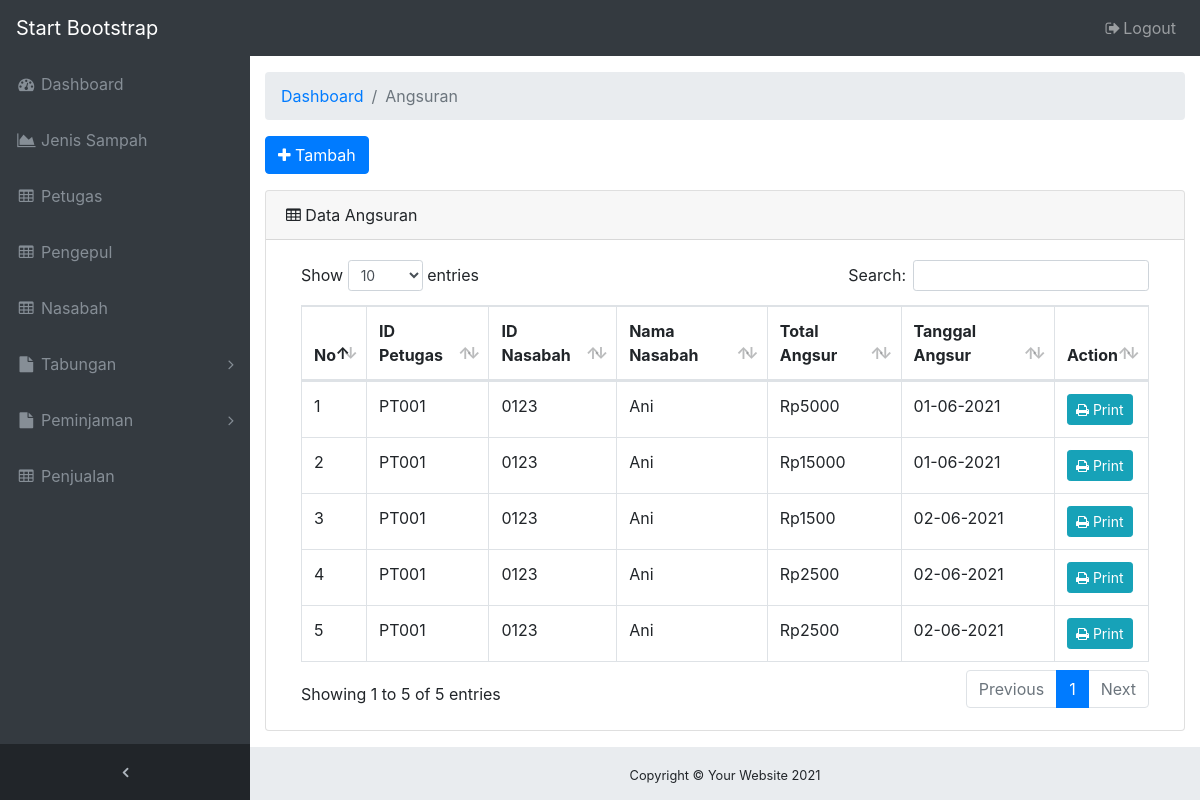
Before: /ADMIN/menu-angsuran.php (signed in) with the older database file.
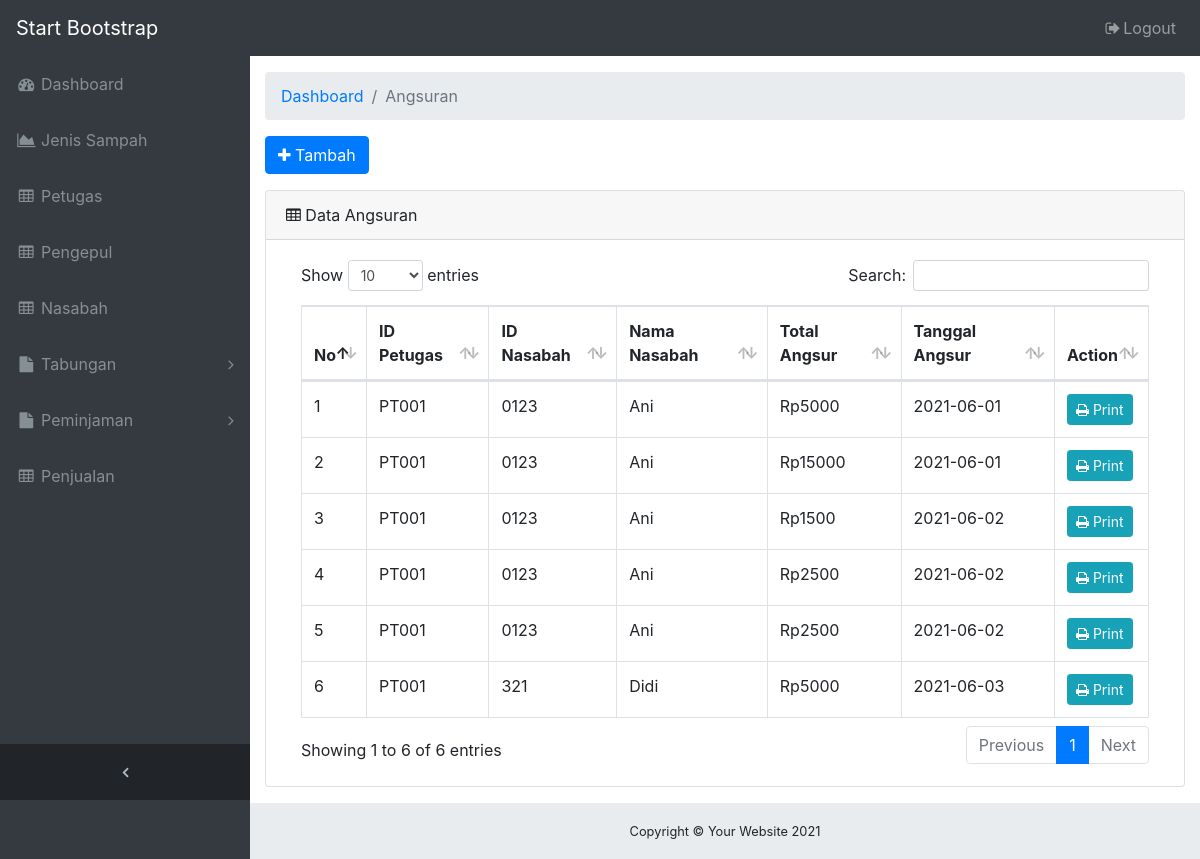
After: the same page with the newer database file.
### tables this page shows
CREATE TABLE `tb_angsuran` (
  `id_angsur` varchar(10) NOT NULL,
  `id_petugas` varchar(10) NOT NULL,
  `id_nasabah` varchar(20) NOT NULL,
  `id_jenis` varchar(10) NOT NULL,
  `berat_angsur` int(11) NOT NULL,
  `total_angsur` int(11) NOT NULL,
  `tanggal_angsur` date NOT NULL
);

CREATE TABLE `tb_nasabah` (
  `id_nasabah` varchar(20) NOT NULL,
  `nama_nasabah` varchar(50) NOT NULL,
  `jk_nasabah` varchar(10) NOT NULL,
  `alamat_nasabah` varchar(50) NOT NULL,
  `telp_nasabah` varchar(15) NOT NULL,
  `pekerjaan_nasabah` varchar(15) NOT NULL,
  `tgl_daftar` date NOT NULL,
  `norek_nasabah` varchar(20) NOT NULL,
  `saldo_nasabah` int(11) NOT NULL,
  `pinjaman_nasabah` int(11) NOT NULL
);

### ADMIN/menu-angsuran.php (the view, shortened to what this page needs)
<!DOCTYPE html>
<html lang="en">
<head>
  <link href="vendor/bootstrap/css/bootstrap.min.css" rel="stylesheet">
  <link href="vendor/font-awesome/css/font-awesome.min.css" rel="stylesheet" type="text/css">
  <link href="vendor/datatables/dataTables.bootstrap4.css" rel="stylesheet">
  <link href="css/sb-admin.css" rel="stylesheet">
  <?php include 'navbar.php'; ?>
</head>
<body class="fixed-nav sticky-footer bg-dark" id="page-top">
  <div class="content-wrapper">
    <div class="container-fluid">
      <ol class="breadcrumb">
        <li class="breadcrumb-item">
          <a href="#">Dashboard</a>
        </li>
        <li class="breadcrumb-item active">Angsuran</li>
      </ol>
      <div class="form-group">
        <a href="form-tambah-angsuran.php" class="btn btn-primary"><i class="fa fa-plus"></i> Tambah</a>
      </div>
      <div class="card mb-3">
        <div class="card-header">
          <i class="fa fa-table"></i> Data Angsuran</div>
        <div class="card-body">
          <div class="table-responsive">
            <table class="table table-bordered" id="dataTable" width="100%" cellspacing="0">
              <thead>
                <tr>
                  <th>No</th>
                  <th>ID Petugas</th>
                  <th>ID Nasabah</th>
                  <th>Nama Nasabah</th>
                  <th>Total Angsur</th>
                  <th>Tanggal Angsur</th>
                  <th>Action</th>
                </tr>
              </thead>
              <tbody>
                <?php
                include('koneksi_db.php');
                $result = mysqli_query($koneksi,"SELECT a.id_angsur, a.id_petugas, a.id_nasabah, n.nama_nasabah, a.total_angsur, a.tanggal_angsur
                  FROM tb_angsuran a INNER JOIN tb_nasabah n
                  WHERE a.id_nasabah = n.id_nasabah");
                $nomor = 1;
                ?>
                <?php
                  while($data = mysqli_fetch_array($result)) {
                    echo "<tr>";
                    echo "<td>".$nomor++."</td>";
                    echo "<td>".$data['id_petugas']."</td>";
                    echo "<td>".$data['id_nasabah']."</td>";
                    echo "<td>".$data['nama_nasabah']."</td>";
                    echo "<td>Rp".$data['total_angsur']."</td>";
                    echo "<td>".$data['tanggal_angsur']."</td>";
                    echo "<td>
                          <a href='print-struk-angsuran.php?id=".$data['id_angsur']."' class='btn btn-info btn-sm'><i class='fa fa-print'></i> Print</a>
                          </td>";
                    echo "</tr>";
                  }
                 ?>
              </tbody>
            </table>
          </div>
        </div>
      </div>
    </div>
    <?php include 'footer.php'; ?>
  </div>
</body>
</html>

### ADMIN/navbar.php (shortened to what this page needs)
<nav class="navbar navbar-expand-lg navbar-dark bg-dark fixed-top" id="mainNav">
  <a class="navbar-brand" href="index.php">Start Bootstrap</a>
  <div class="collapse navbar-collapse" id="navbarResponsive">
    <ul class="navbar-nav navbar-sidenav" id="exampleAccordion">
      <li class="nav-item" data-toggle="tooltip" data-placement="right" title="Dashboard">
        <a class="nav-link" href="index.php">
          <i class="fa fa-fw fa-dashboard"></i>
          <span class="nav-link-text">Dashboard</span>
        </a>
      </li>
      <li class="nav-item" data-toggle="tooltip" data-placement="right" title="Jenis Sampah">
        <a class="nav-link" href="menu-jenis-sampah.php">
          <i class="fa fa-fw fa-area-chart"></i>
          <span class="nav-link-text">Jenis Sampah</span>
        </a>
      </li>
      <li class="nav-item" data-toggle="tooltip" data-placement="right" title="Petugas">
        <a class="nav-link" href="menu-petugas.php">
          <i class="fa fa-fw fa-table"></i>
          <span class="nav-link-text">Petugas</span>
        </a>
      </li>
      <li class="nav-item" data-toggle="tooltip" data-placement="right" title="Pengepul">
        <a class="nav-link" href="menu-pengepul.php">
          <i class="fa fa-fw fa-table"></i>
          <span class="nav-link-text">Pengepul</span>
        </a>
      </li>
      <li class="nav-item" data-toggle="tooltip" data-placement="right" title="Nasabah">
        <a class="nav-link" href="menu-nasabah.php">
          <i class="fa fa-fw fa-table"></i>
          <span class="nav-link-text">Nasabah</span>
        </a>
      </li>
      <li class="nav-item" data-toggle="tooltip" data-placement="right" title="Tabungan">
        <a class="nav-link nav-link-collapse collapsed" data-toggle="collapse" href="#collapseComponents" data-parent="#exampleAccordion">
          <i class="fa fa-fw fa-file"></i>
          <span class="nav-link-text">Tabungan</span>
        </a>
      </li>
      <li class="nav-item" data-toggle="tooltip" data-placement="right" title="Peminjaman">
        <a class="nav-link nav-link-collapse collapsed" data-toggle="collapse" href="#collapseExamplePages" data-parent="#exampleAccordion">
          <i class="fa fa-fw fa-file"></i>
          <span class="nav-link-text">Peminjaman</span>
        </a>
      </li>
      <li class="nav-item" data-toggle="tooltip" data-placement="right" title="Penjualan">
        <a class="nav-link" href="menu-penjualan.php">
          <i class="fa fa-fw fa-table"></i>
          <span class="nav-link-text">Penjualan</span>
        </a>
      </li>
    </ul>
    <ul class="navbar-nav sidenav-toggler">
      <li class="nav-item">
        <a class="nav-link text-center" id="sidenavToggler">
          <i class="fa fa-fw fa-angle-left"></i>
        </a>
      </li>
    </ul>
    <ul class="navbar-nav ml-auto">
      <li class="nav-item">
        <a class="nav-link" data-toggle="modal" data-target="#exampleModal">
          <i class="fa fa-fw fa-sign-out"></i>Logout</a>
      </li>
    </ul>
  </div>
</nav>

### ADMIN/footer.php
<footer class="sticky-footer">
      <div class="container">
        <div class="text-center">
          <small>Copyright © Your Website 2021</small>
        </div>
      </div>
    </footer>

### ADMIN/css/sb-admin.css (style rules this page uses)
html { position: relative; min-height: 100%; }
body { overflow-x: hidden; }
body.sticky-footer { margin-bottom: 56px; }
body.sticky-footer .content-wrapper { min-height: calc(100vh - 56px - 56px); }
body.fixed-nav { padding-top: 56px; }
.content-wrapper { min-height: calc(100vh - 56px); padding-top: 1rem; }
#mainNav .navbar-collapse { overflow: auto; max-height: 75vh; }
#mainNav .navbar-collapse .navbar-nav .nav-item .nav-link { cursor: pointer; }
#mainNav .navbar-collapse .navbar-sidenav .nav-link-collapse:after { float: right; content: '\f107'; font-family: 'FontAwesome'; }
#mainNav .navbar-collapse .navbar-sidenav .nav-link-collapse.collapsed:after { content: '\f105'; }
#mainNav .navbar-collapse .sidenav-toggler { display: none; }
@media (min-width: 992px) { #mainNav .navbar-brand { width: 250px; } }
@media (min-width: 992px) { #mainNav .navbar-collapse { overflow: visible; max-height: none; } }
@media (min-width: 992px) { #mainNav .navbar-collapse .navbar-sidenav { position: absolute; top: 0; left: 0; -webkit-flex-direction: column; -ms-flex-direction: column; flex-direction: column; margin-top: 56px; } }
@media (min-width: 992px) { #mainNav .navbar-collapse .navbar-sidenav > .nav-item { width: 250px; padding: 0; } }
@media (min-width: 992px) { #mainNav .navbar-collapse .navbar-sidenav > .nav-item > .nav-link { padding: 1em; } }
#mainNav.fixed-top .sidenav-toggler { display: none; }
@media (min-width: 992px) { #mainNav.fixed-top .navbar-sidenav { height: calc(100vh - 112px); } }
@media (min-width: 992px) { #mainNav.fixed-top .sidenav-toggler { position: absolute; top: 0; left: 0; display: flex; -webkit-flex-direction: column; -ms-flex-direction: column; flex-direction: column; margin-top: calc(100vh - 56px); } }
@media (min-width: 992px) { #mainNav.fixed-top .sidenav-toggler > .nav-item { width: 250px; padding: 0; } }
@media (min-width: 992px) { #mainNav.fixed-top .sidenav-toggler > .nav-item > .nav-link { padding: 1em; } }
#mainNav.fixed-top.navbar-dark .sidenav-toggler { background-color: #212529; }
#mainNav.fixed-top.navbar-dark .sidenav-toggler a i { color: #adb5bd; }
.content-wrapper { overflow-x: hidden; background: white; }
@media (min-width: 992px) { .content-wrapper { margin-left: 250px; } }
#sidenavToggler i { font-weight: 800; }
#mainNav.navbar-dark .navbar-collapse .navbar-sidenav .nav-link-collapse:after { color: #868e96; }
#mainNav.navbar-dark .navbar-collapse .navbar-sidenav > .nav-item > .nav-link { color: #868e96; }
@media (min-width: 992px) { #mainNav.navbar-dark .navbar-collapse .navbar-sidenav { background: #343a40; } }
footer.sticky-footer { position: absolute; right: 0; bottom: 0; width: 100%; height: 56px; background-color: #e9ecef; line-height: 55px; }
@media (min-width: 992px) { footer.sticky-footer { width: calc(100% - 250px); } }

Changed rows visible on the page:
changed tb_angsuran (number 1 of 6 on the later page): tanggal_angsur "01-06-2021" → "2021-06-01"
changed tb_angsuran (number 2 of 6 on the later page): tanggal_angsur "01-06-2021" → "2021-06-01"
changed tb_angsuran (number 3 of 6 on the later page): tanggal_angsur "02-06-2021" → "2021-06-02"
changed tb_angsuran (number 4 of 6 on the later page): tanggal_angsur "02-06-2021" → "2021-06-02"
changed tb_angsuran (number 5 of 6 on the later page): tanggal_angsur "02-06-2021" → "2021-06-02"
added tb_angsuran: id_petugas "PT001", id_nasabah "321", id_nasabah.nama_nasabah "Didi", total_angsur "5000", tanggal_angsur "2021-06-03"
Other visible differences:
text written by a page script: "Show entries Search: Showing 1 to 5 of 5 entries Previous 1 Next" → "Show entries Search: Showing 1 to 6 of 6 entries Previous 1 Next"
